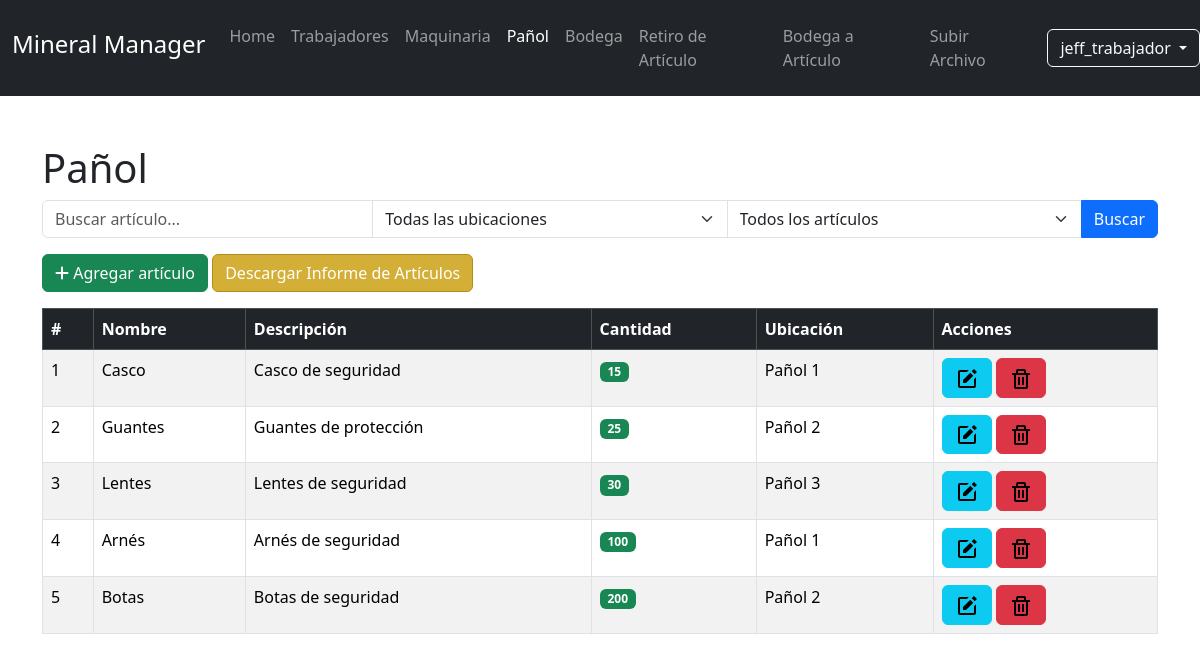
The page /pañol/ (signed in) on the database its author committed.
### MineralApp/models.py (models this page shows, shortened)
class CustomUser(AbstractBaseUser, PermissionsMixin):
    username = models.CharField(max_length=50, unique=True)
    email = models.EmailField(max_length=60, unique=True)
    email_confirmed = models.BooleanField(default=False)  # Agregar el campo aquí
    is_active = models.BooleanField(default=True)
    is_admin = models.BooleanField(default=False)
    is_staff = models.BooleanField(default=False)
    objects = CustomUserManager()
    USERNAME_FIELD = 'username'
    REQUIRED_FIELDS = ['email']

class ArticuloPanol(models.Model):
    panol = models.ForeignKey(Panol, on_delete=models.RESTRICT)
    nombre_articulo = models.CharField(max_length=50)
    descripcion_articulo = models.CharField(max_length=2000)
    cantidad = models.IntegerField()

class Panol(models.Model):
    nombre_panol = models.CharField(max_length=50, unique=True)

### MineralApp/forms.py (shortened to what this page needs)
class ArticuloPanolForm(forms.ModelForm):
    class Meta:
        model = ArticuloPanol
        fields = ['nombre_articulo', 'descripcion_articulo', 'cantidad', 'panol']
        widgets = {
            'descripcion_articulo': forms.Textarea(attrs={'rows': 3}),
        }

### templates/panol.html (shortened to what this page needs)
<!doctype html>
<html lang="es">
<head>
    {% load static %}
    <link rel="stylesheet" href="https://cdn.jsdelivr.net/npm/bootstrap@5.3.2/dist/css/bootstrap.min.css">
    <link href="{% static 'CSS/index_style.css' %}" rel="stylesheet" />
    <link href="{% static 'CSS/logout_style.css' %}" rel="stylesheet" />
    <link href="{% static 'CSS/download_style.css' %}" rel="stylesheet" />
</head>
<body>
    <header>
        <nav class="navbar navbar-expand-lg navbar-dark bg-dark px-0 py-3">
            <div class="container-xl">
                <a class="navbar-brand" href="/home"><h4>Mineral Manager</h4></a>
                <div class="collapse navbar-collapse" id="navbarCollapse">
                    <div class="navbar-nav mx-lg-auto">
                        <a class="nav-item nav-link" href="/home">Home</a>
                        <a class="nav-item nav-link" href="/trabajadores">Trabajadores</a>
                        <a class="nav-item nav-link" href="#">Maquinaria</a>
                        <a class="nav-item nav-link active" href="/pañol">Pañol</a>
                        <a class="nav-item nav-link" href="/bodega">Bodega</a>
                        <a class="nav-item nav-link" href="#">Retiro de Artículo</a>
                        <a class="nav-item nav-link" href="#">Bodega a Artículo</a>
                        <a class="nav-item nav-link" href="/upload">Subir Archivo</a>
                    </div>
                </div>
            </div>
                 <div class="dropdown">
                    <button class="btn btn-outline-light dropdown-toggle" type="button" id="userDropdown" data-bs-toggle="dropdown" aria-expanded="false">
                        {{ request.user.username }}
                    </button>
                </div>
        </nav>
    </header>
    <main class="container mt-5">
        <h1>Pañol</h1>
        <form method="GET" class="form-inline mb-3">
            <div class="input-group">
                <input type="text" name="q" class="form-control" placeholder="Buscar artículo..." value="{{ search_query }}">
                <select class="form-select" name="ubicacion">
                    <option value="">Todas las ubicaciones</option>
                </select>
                <select class="form-select" name="cantidad_filtro">
                    <option value="">Todos los artículos</option>
                </select>
                <button class="btn btn-primary" type="submit">Buscar</button>
            </div>
        </form>
        <div>
            <button class="btn btn-success" data-bs-toggle="modal" data-bs-target="#addModal">
                <i class="fas fa-plus"></i> Agregar artículo
            </button>
            <a href="{% url 'descargar_informe_pañol' %}" class="btn btn-gold">Descargar Informe de Artículos</a>
        </div>
        <table class="table table-bordered table-striped mt-3">
            <thead class="table-dark">
                <tr>
                    <th>#</th>
                    <th>Nombre</th>
                    <th>Descripción</th>
                    <th>Cantidad</th>
                    <th>Ubicación</th>
                    <th>Acciones</th>
                </tr>
            </thead>
            <tbody>
                {% for articulo in articulos %}
                <tr>
                    <td>{{ forloop.counter }}</td>
                    <td>{{ articulo.nombre_articulo }}</td>
                    <td>{{ articulo.descripcion_articulo }}</td>
                    <td>
                        {% if articulo.cantidad > 10 %}
                            <span class="badge bg-success">{{ articulo.cantidad }}</span>
                        {% elif articulo.cantidad > 0 %}
                            <span class="badge bg-warning">{{ articulo.cantidad }}</span>
                        {% else %}
                            <span class="badge bg-danger">Agotado</span>
                        {% endif %}
                    </td>
                    <td>{{ articulo.panol.nombre_panol|default:"No asignado" }}</td>
                    <td>
                        <button class="btn btn-info" data-bs-toggle="modal" data-bs-target="#editModal{{ articulo.id }}">
                        </button>
                        <button class="btn btn-danger" data-bs-toggle="modal" data-bs-target="#deleteModal{{ articulo.id }}">
                            <svg xmlns="http://www.w3.org/2000/svg" width="24" height="24" viewBox="0 0 24 24" style="fill: rgba(0, 0, 0, 1);transform: ;msFilter:;"><path d="M5 20a2 2 0 0 0 2 2h10a2 2 0 0 0 2-2V8h2V6h-4V4a2 2 0 0 0-2-2H9a2 2 0 0 0-2 2v2H3v2h2zM9 4h6v2H9zM8 8h9v12H7V8z"></path><path d="M9 10h2v8H9zm4 0h2v8h-2z"></path></svg>
                        </button>
                    </td>
                </tr>
                {% endfor %}
            </tbody>
        </table>
        </main>
    </body>
    </html>

### static/CSS/download_style.css (style rules this page uses)
.btn-gold { background-color: #d4af37; color: white; border-color: #b38e10; }

### rows shown on the page
CustomUser: user.username "jeff_trabajador"
ArticuloPanol: nombre_articulo "Casco", descripcion_articulo "Casco de seguridad", cantidad "15", panol.nombre_panol "Pañol 1"
ArticuloPanol: nombre_articulo "Guantes", descripcion_articulo "Guantes de protección", cantidad "25", panol.nombre_panol "Pañol 2"
ArticuloPanol: nombre_articulo "Lentes", descripcion_articulo "Lentes de seguridad", cantidad "30", panol.nombre_panol "Pañol 3"
ArticuloPanol: nombre_articulo "Arnés", descripcion_articulo "Arnés de seguridad", cantidad "100", panol.nombre_panol "Pañol 1"
ArticuloPanol: nombre_articulo "Botas", descripcion_articulo "Botas de seguridad", cantidad "200", panol.nombre_panol "Pañol 2"
